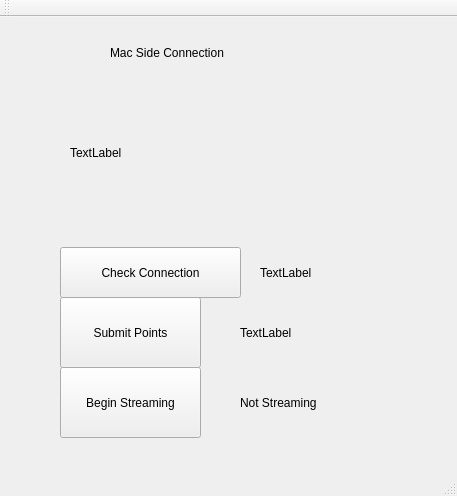
<?xml version="1.0" encoding="UTF-8"?>
<ui version="4.0">
 <class>MainWindow</class>
 <widget class="QMainWindow" name="MainWindow">
  <property name="geometry">
   <rect>
    <x>0</x>
    <y>0</y>
    <width>457</width>
    <height>496</height>
   </rect>
  </property>
  <property name="windowTitle">
   <string>MainWindow</string>
  </property>
  <widget class="QWidget" name="centralWidget">
   <widget class="QPushButton" name="streamingPushButton">
    <property name="geometry">
     <rect>
      <x>60</x>
      <y>350</y>
      <width>141</width>
      <height>71</height>
     </rect>
    </property>
    <property name="text">
     <string>Begin Streaming</string>
    </property>
   </widget>
   <widget class="QLabel" name="streamingLabel">
    <property name="geometry">
     <rect>
      <x>240</x>
      <y>370</y>
      <width>171</width>
      <height>31</height>
     </rect>
    </property>
    <property name="text">
     <string>Not Streaming</string>
    </property>
   </widget>
   <widget class="QPushButton" name="pointsPushButton">
    <property name="geometry">
     <rect>
      <x>60</x>
      <y>280</y>
      <width>141</width>
      <height>71</height>
     </rect>
    </property>
    <property name="text">
     <string>Submit Points</string>
    </property>
   </widget>
   <widget class="QLabel" name="pointsLabel">
    <property name="geometry">
     <rect>
      <x>240</x>
      <y>300</y>
      <width>171</width>
      <height>31</height>
     </rect>
    </property>
    <property name="text">
     <string>TextLabel</string>
    </property>
   </widget>
   <widget class="QPushButton" name="checkConnectionPushButton">
    <property name="geometry">
     <rect>
      <x>60</x>
      <y>230</y>
      <width>181</width>
      <height>51</height>
     </rect>
    </property>
    <property name="text">
     <string>Check Connection</string>
    </property>
   </widget>
   <widget class="QLabel" name="checkConnectionLabel">
    <property name="geometry">
     <rect>
      <x>260</x>
      <y>240</y>
      <width>141</width>
      <height>31</height>
     </rect>
    </property>
    <property name="text">
     <string>TextLabel</string>
    </property>
   </widget>
   <widget class="QLabel" name="header">
    <property name="geometry">
     <rect>
      <x>110</x>
      <y>20</y>
      <width>231</width>
      <height>31</height>
     </rect>
    </property>
    <property name="text">
     <string>Mac Side Connection</string>
    </property>
   </widget>
   <widget class="QLabel" name="instructions">
    <property name="geometry">
     <rect>
      <x>70</x>
      <y>60</y>
      <width>321</width>
      <height>151</height>
     </rect>
    </property>
    <property name="text">
     <string>TextLabel</string>
    </property>
   </widget>
  </widget>
  <widget class="QMenuBar" name="menuBar">
   <property name="geometry">
    <rect>
     <x>0</x>
     <y>0</y>
     <width>457</width>
     <height>22</height>
    </rect>
   </property>
  </widget>
  <widget class="QToolBar" name="mainToolBar">
   <attribute name="toolBarArea">
    <enum>TopToolBarArea</enum>
   </attribute>
   <attribute name="toolBarBreak">
    <bool>false</bool>
   </attribute>
  </widget>
  <widget class="QStatusBar" name="statusBar"/>
 </widget>
 <layoutdefault spacing="6" margin="11"/>
 <resources/>
 <connections/>
</ui>
